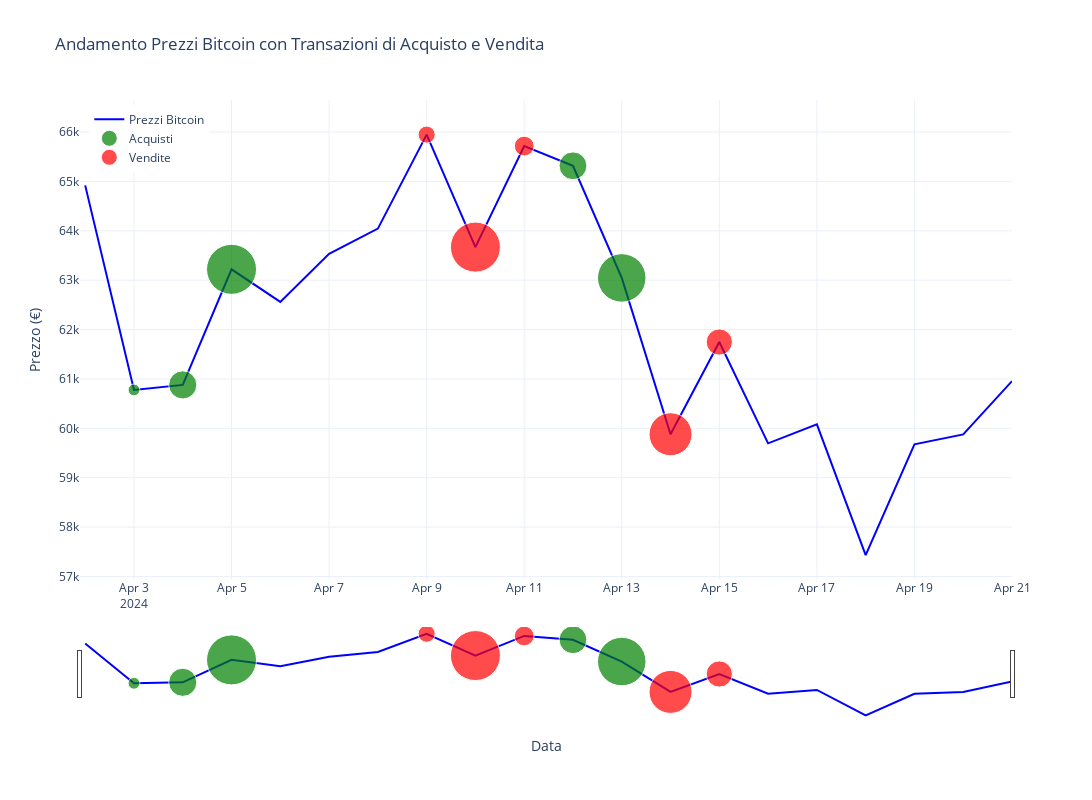

Source (notebook cell):
### Code cell
# Funzione per calcolare la dimensione dei punti in base alla quantità e al massimo valore
def calcola_dimensione(quantita, max_quantita, min_size=10, max_size=50):
    return min_size + (max_size - min_size) * (quantita / max_quantita) if max_quantita != 0 else min_size

# Filtra gli acquisti e le vendite dal log delle transazioni
acquisti = log_df[(log_df['Azione'] == 'Acquisto') & (log_df['Liquidità spesa/guadagnata'] != 0)]
vendite = log_df[(log_df['Azione'] == 'Vendita') & (log_df['Liquidità spesa/guadagnata'] != 0)]

# Calcola il massimo valore speso per acquistare e il massimo valore guadagnato dalle vendite
max_acquisto = acquisti['Liquidità spesa/guadagnata'].max()
max_vendita = vendite['Liquidità spesa/guadagnata'].max()

# Calcola la dimensione dei punti in base al massimo valore di acquisto e vendita
dimensioni_acquisti = acquisti['Liquidità spesa/guadagnata'].apply(lambda x: calcola_dimensione(x, max_acquisto))
dimensioni_vendite = vendite['Liquidità spesa/guadagnata'].apply(lambda x: calcola_dimensione(x, max_vendita))

# Creazione del grafico dei prezzi con acquisti e vendite
fig = go.Figure()

# Linea dell'andamento dei prezzi
fig.add_trace(go.Scatter(
    x=log_df['Timestamp'],
    y=log_df['prezzo'],
    mode='lines',
    name='Prezzi Bitcoin',
    line=dict(color='blue', width=2),
    hoverinfo='x+y'
))

# Scatter plot per gli acquisti con dimensione proporzionale al valore speso
fig.add_trace(go.Scatter(
    x=acquisti['Timestamp'],
    y=acquisti['prezzo'],
    mode='markers',
    name='Acquisti',
    marker=dict(color='green', size=dimensioni_acquisti, opacity=0.7),
    text=[
        f"Timestamp: {timestamp}<br>Prezzo: {prezzo} €<br>Percentuale Acquisto: {round(percentuale * 100, 2)}%<br>Liquidità Spesa: {round(liquid_spesa, 2)} €<br>Bitcoin Acquistati: {round(btc_acq, 6)}<br>Liquidità: {round(liquid_tot, 2)} €<br>Bitcoin: {round(btc_poss, 6)}<br>Valore Portafoglio: {round(valore_port, 2)} €"
        for timestamp, prezzo, percentuale, liquid_spesa, btc_acq, liquid_tot, btc_poss, valore_port in zip(
            acquisti['Timestamp'],
            acquisti['prezzo'],
            acquisti['Percentuale'],
            acquisti['Liquidità spesa/guadagnata'],
            acquisti['Bitcoin spesi/guadagnati'],
            acquisti['Liquidità posseduta'],
            acquisti['bitcoin'],
            acquisti['valore_totale_portafoglio']
        )
    ],
    hoverinfo='text'
))

# Scatter plot per le vendite con dimensione proporzionale al valore guadagnato
fig.add_trace(go.Scatter(
    x=vendite['Timestamp'],
    y=vendite['prezzo'],
    mode='markers',
    name='Vendite',
    marker=dict(color='red', size=dimensioni_vendite, opacity=0.7),
    text=[
        f"Timestamp: {timestamp}<br>Prezzo: {prezzo} €<br>Percentuale Vendita: {round(percentuale * 100, 2)}%<br>Liquidità Guadagnata: {round(liquid_guad, 2)} €<br>Bitcoin Venduti: {round(btc_vend, 6)}<br>Liquidità: {round(liquid_tot, 2)} €<br>Bitcoin: {round(btc_poss, 6)}<br>Valore Portafoglio: {round(valore_port, 2)} €"
        for timestamp, prezzo, percentuale, liquid_guad, btc_vend, liquid_tot, btc_poss, valore_port in zip(
            vendite['Timestamp'],
            vendite['prezzo'],
            vendite['Percentuale'],
            vendite['Liquidità spesa/guadagnata'],
            vendite['Bitcoin spesi/guadagnati'],
            vendite['Liquidità posseduta'],
            vendite['bitcoin'],
            vendite['valore_totale_portafoglio']
        )
    ],
    hoverinfo='text'
))

# Configurazione del layout del grafico
fig.update_layout(
    title='Andamento Prezzi Bitcoin con Transazioni di Acquisto e Vendita',
    xaxis_title='Data',
    yaxis_title='Prezzo (€)',
    hovermode='closest',
    template='plotly_white',
    legend=dict(yanchor="top", y=0.99, xanchor="left", x=0.01),
    width=1200,
    height=800,
    xaxis=dict(
        rangeslider=dict(visible=True),  # Abilita il range slider
        type="date"  # Imposta l'asse x come asse temporale
    )
)

# Mostra il grafico interattivo
fig.show()

### Figure 1 — Plotly figure (JSON) as saved in the notebook; plotly's stock layout.template omitted (floating-point values rounded to 4 significant figures)
{"data": [{"hoverinfo": "x+y", "line": {"color": "blue", "width": 2}, "mode": "lines", "name": "Prezzi Bitcoin", "type": "scatter", "x": ["2024-04-02T00:00:00", "2024-04-03T00:00:00", "2024-04-04T00:00:00", "2024-04-05T00:00:00", "2024-04-06T00:00:00", "2024-04-07T00:00:00", "2024-04-08T00:00:00", "2024-04-09T00:00:00", "2024-04-10T00:00:00", "2024-04-11T00:00:00", "2024-04-12T00:00:00", "2024-04-13T00:00:00", "2024-04-14T00:00:00", "2024-04-15T00:00:00", "2024-04-16T00:00:00", "2024-04-17T00:00:00", "2024-04-18T00:00:00", "2024-04-19T00:00:00", "2024-04-20T00:00:00", "2024-04-21T00:00:00"], "y": [64920.0, 60780.0, 60880.0, 63220.0, 62560.0, 63540.0, 64050.0, 65950.0, 63670.0, 65720.0, 65320.0, 63050.0, 59880.0, 61750.0, 59700.0, 60080.0, 57430.0, 59680.0, 59880.0, 60960.0]}, {"hoverinfo": "text", "marker": {"color": "green", "opacity": 0.7, "size": [11.79, 28.15, 50, 27.83, 48.49]}, "mode": "markers", "name": "Acquisti", "text": ["Timestamp: 2024-04-03 00:00:00<br>Prezzo: 60778.1171875 €<br>Percentuale Acquisto: 2.99%<br>Liquidità Spesa: 29.88 €<br>Bitcoin Acquistati: 0.000492<br>Liquidità: 970.12 €<br>Bitcoin: 0.000492<br>Valore Portafoglio: 1000.0 €", "Timestamp: 2024-04-04 00:00:00<br>Prezzo: 60879.4375 €<br>Percentuale Acquisto: 31.21%<br>Liquidità Spesa: 302.77 €<br>Bitcoin Acquistati: 0.004973<br>Liquidità: 667.34 €<br>Bitcoin: 0.005465<br>Valore Portafoglio: 1000.05 €", "Timestamp: 2024-04-05 00:00:00<br>Prezzo: 63220.5078125 €<br>Percentuale Acquisto: 100.0%<br>Liquidità Spesa: 667.34 €<br>Bitcoin Acquistati: 0.010556<br>Liquidità: 0.0 €<br>Bitcoin: 0.016021<br>Valore Portafoglio: 1012.84 €", "Timestamp: 2024-04-12 00:00:00<br>Prezzo: 65317.50390625 €<br>Percentuale Acquisto: 28.87%<br>Liquidità Spesa: 297.39 €<br>Bitcoin Acquistati: 0.004553<br>Liquidità: 732.61 €<br>Bitcoin: 0.004553<br>Valore Portafoglio: 1030.0 €", "Timestamp: 2024-04-13 00:00:00<br>Prezzo: 63046.51953125 €<br>Percentuale Acquisto: 87.66%<br>Liquidità Spesa: 642.18 €<br>Bitcoin Acquistati: 0.010186<br>Liquidità: 90.43 €<br>Bitcoin: 0.014739<br>Valore Portafoglio: 1019.66 €"], "type": "scatter", "x": ["2024-04-03T00:00:00", "2024-04-04T00:00:00", "2024-04-05T00:00:00", "2024-04-12T00:00:00", "2024-04-13T00:00:00"], "y": [60780.0, 60880.0, 63220.0, 65320.0, 63050.0]}, {"hoverinfo": "text", "marker": {"color": "red", "opacity": 0.7, "size": [17.09, 50, 19.75, 42.98, 26.23]}, "mode": "markers", "name": "Vendite", "text": ["Timestamp: 2024-04-09 00:00:00<br>Prezzo: 65948.5546875 €<br>Percentuale Vendita: -12.17%<br>Liquidità Guadagnata: 128.54 €<br>Bitcoin Venduti: 0.001949<br>Liquidità: 128.54 €<br>Bitcoin: 0.014072<br>Valore Portafoglio: 1056.55 €", "Timestamp: 2024-04-10 00:00:00<br>Prezzo: 63670.39453125 €<br>Percentuale Vendita: -80.89%<br>Liquidità Guadagnata: 724.74 €<br>Bitcoin Venduti: 0.011383<br>Liquidità: 853.29 €<br>Bitcoin: 0.002689<br>Valore Portafoglio: 1024.49 €", "Timestamp: 2024-04-11 00:00:00<br>Prezzo: 65717.3125 €<br>Percentuale Vendita: -100.0%<br>Liquidità Guadagnata: 176.71 €<br>Bitcoin Venduti: 0.002689<br>Liquidità: 1030.0 €<br>Bitcoin: 0.0<br>Valore Portafoglio: 1030.0 €", "Timestamp: 2024-04-14 00:00:00<br>Prezzo: 59880.49609375 €<br>Percentuale Vendita: -67.7%<br>Liquidità Guadagnata: 597.47 €<br>Bitcoin Venduti: 0.009978<br>Liquidità: 687.9 €<br>Bitcoin: 0.004761<br>Valore Portafoglio: 972.99 €", "Timestamp: 2024-04-15 00:00:00<br>Prezzo: 61747.79296875 €<br>Percentuale Vendita: -100.0%<br>Liquidità Guadagnata: 293.98 €<br>Bitcoin Venduti: 0.004761<br>Liquidità: 981.88 €<br>Bitcoin: 0.0<br>Valore Portafoglio: 981.88 €"], "type": "scatter", "x": ["2024-04-09T00:00:00", "2024-04-10T00:00:00", "2024-04-11T00:00:00", "2024-04-14T00:00:00", "2024-04-15T00:00:00"], "y": [65950.0, 63670.0, 65720.0, 59880.0, 61750.0]}], "layout": {"height": 800, "hovermode": "closest", "legend": {"x": 0.01, "xanchor": "left", "y": 0.99, "yanchor": "top"}, "title": {"text": "Andamento Prezzi Bitcoin con Transazioni di Acquisto e Vendita"}, "width": 1200, "xaxis": {"rangeslider": {"visible": true}, "title": {"text": "Data"}, "type": "date"}, "yaxis": {"title": {"text": "Prezzo (€)"}}}}
